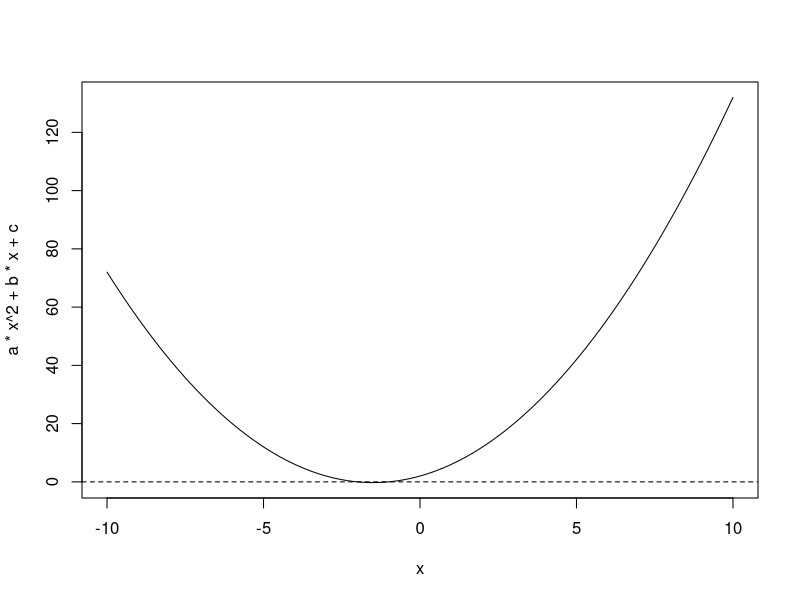

The R script that drew this image:
## ---- chunk 1
#| echo: false
a<-1
b<-3
c<-2
delta<- b^2 - 4*a*c
if (delta > 0) {
  solution1 <- (-b + sqrt(delta)) / (2*a)
  solution2 <- (-b - sqrt(delta)) / (2*a)
  cat(sprintf("The equation has two solutions:%f and %f.\n", solution1, solution2))
} else if (delta == 0) {
  solution1 <- (-b) / (2*a)
  cat(sprintf("The equation has one solution:%f.\n", solution1))
} else {
  cat("The equation has no solutions.\n")
}
## ---- chunk 2
#| echo: false
a<-1
b<-3
c<-2
x<- seq(-10,10,length=100)
plot(x, a*x^2 + b*x + c, type = "l")
abline(h=0,lty=2)
